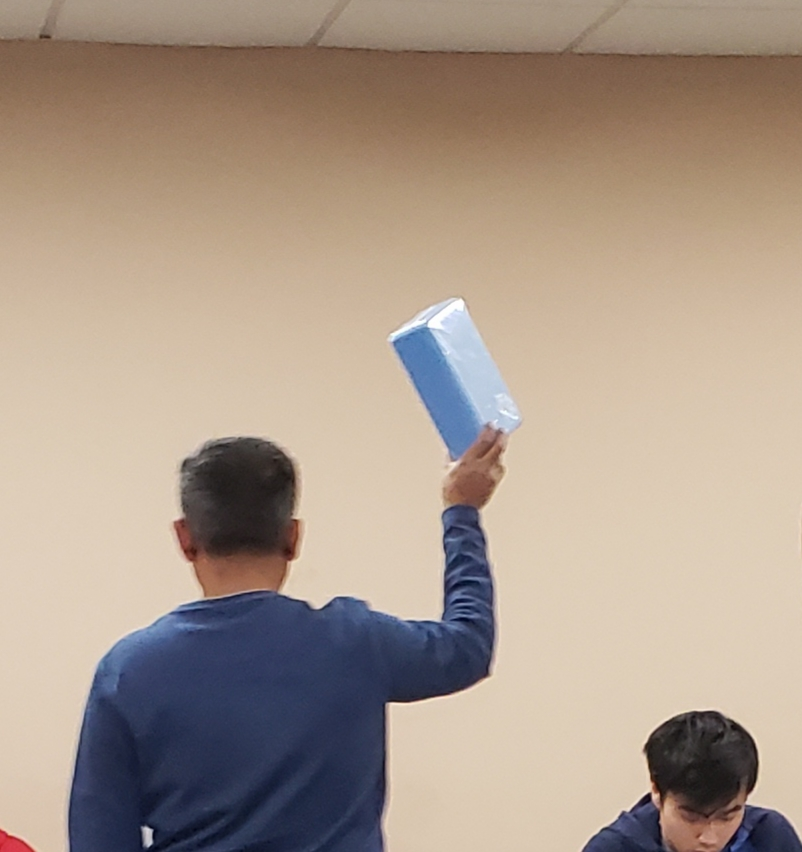
#> input picture DIP 2/Yoga_Box.jpg, 802 x 852 px, found by its file name
$ jupyter execute Untitled.ipynb
#> lines starting #> are read from the running program, lines starting #| are printed output that depends on the picture
[cell 1]
import cv2
print(cv2.__version__)

[cell 2]
import numpy as np
from matplotlib import pyplot as plt

image = cv2.imread("Yoga_Box.jpg", cv2.IMREAD_GRAYSCALE)
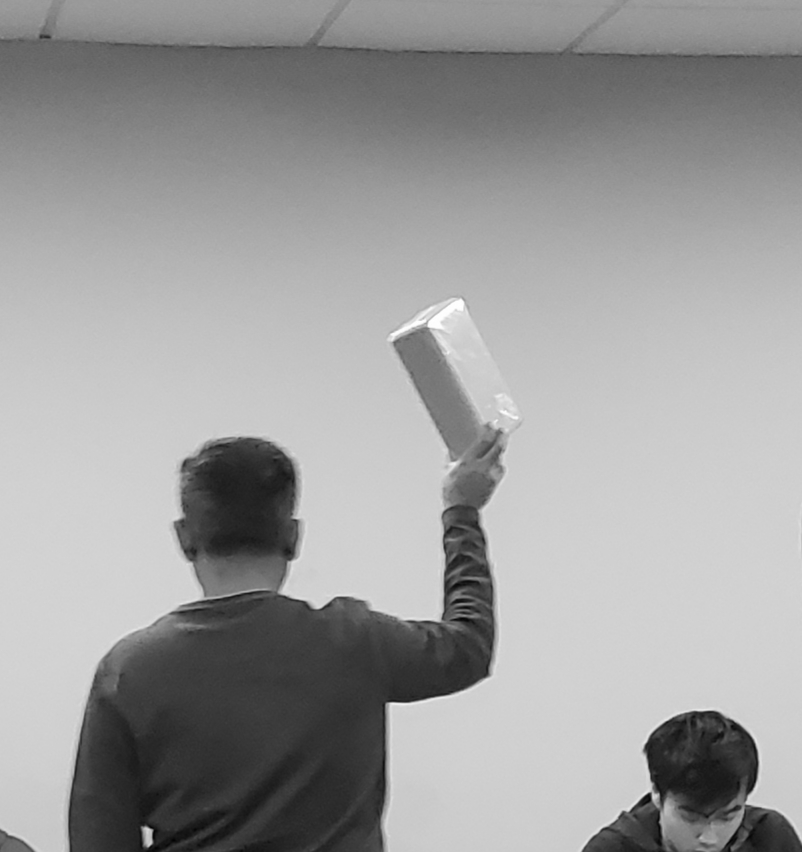
#> image: shape (852, 802); min 3, max 255, mean 156.2
# Show image
print(image)
#> (printed output is left out)
plt.imshow(image, cmap="gray"), plt.axis("off")
plt.show()
